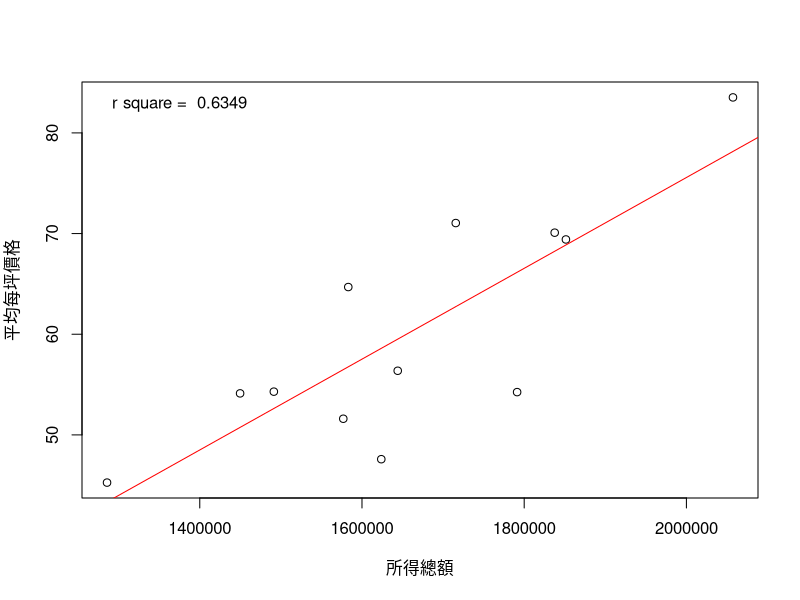
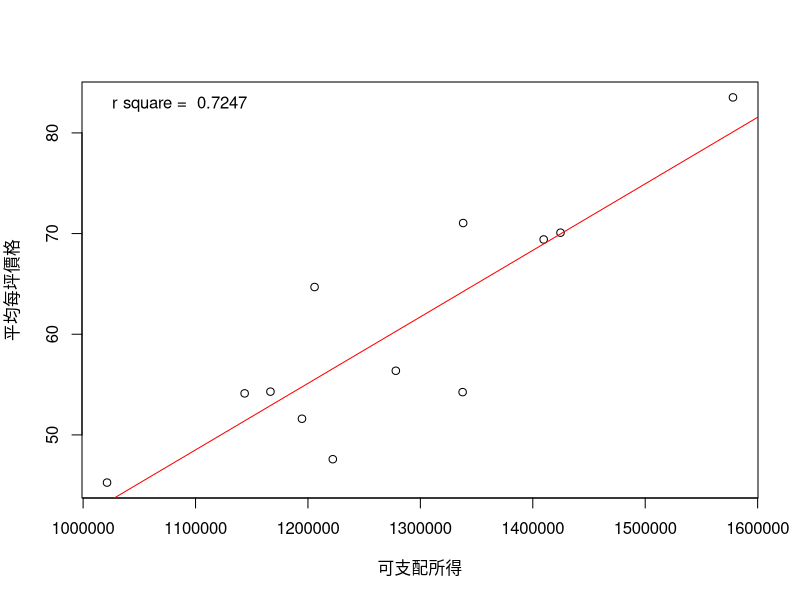
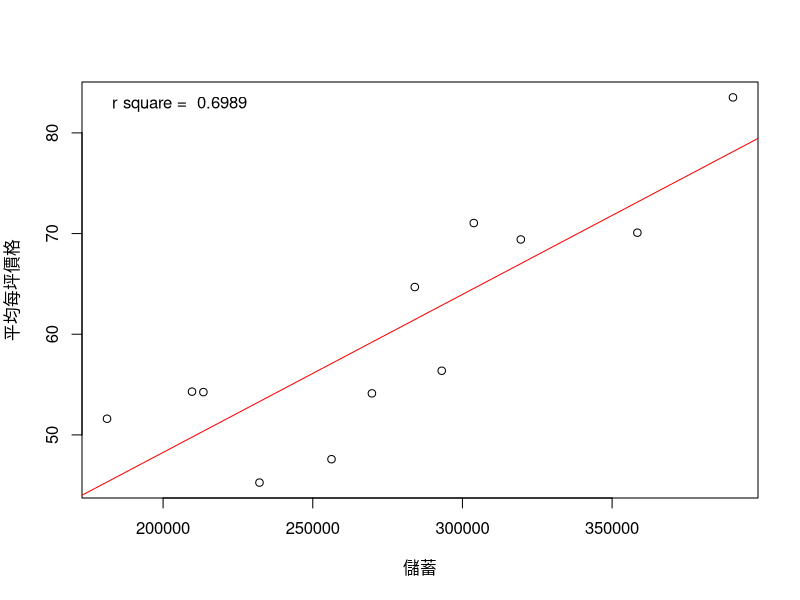

These figures' R source, in order:
rm(list = ls())

allData <- read.csv("SinyiClean.csv")
AreaList <- c("松山區","信義區","大安區","中山區","中正區","大同區","萬華區","文山區","南港區","內湖區","士林區","北投區")
AreaIndex <- data.frame(Index=1:12, Area=AreaList)

# calculate mean metPr
All12 = allData[allData$TotPr<12000,] # cut extreme values
meanPrice <- data.frame("Area"=c(1:12),"MeanMetPr"=0)
for (i in 1:nrow(meanPrice)){
  target <- All12[(All12$Area == i),]
  meanPrice$MeanMetPr[i] <- mean(target$MetPr,na.rm=TRUE)
}

# Correlation: MeanMetPr to avgConsume
aIncome <- read.csv("aIncome.csv")
FINAL <- merge(aIncome, meanPrice, by="Area")

col_title <- c("行政區","年","所得收入總計","非消費支出","消費支出","可支配所得","最終消費支出","儲蓄","所得總額","平均每坪價格")

# plot MeanMetPr to endIncome
x_lab=col_title[grep("EndIncome", colnames(FINAL))]
y_lab=col_title[grep("MeanMetPr", colnames(FINAL))]
DF <- data.frame(VAR1=FINAL$EndIncome, VAR2=FINAL$MeanMetPr)
with(DF, plot(VAR1, VAR2, xlab=x_lab, ylab=y_lab))
abline(fit <- lm(VAR2 ~ VAR1, data=DF), col='red')
legend("topleft", bty="n", legend=paste("r square = ", format(summary(fit)$adj.r.squared, digits=4)))

# plot MeanMetPr to DominIncome
x_lab=col_title[grep("DominIncome", colnames(FINAL))]
y_lab=col_title[grep("MeanMetPr", colnames(FINAL))]
DF <- data.frame(VAR1=FINAL$DominIncome, VAR2=FINAL$MeanMetPr)
with(DF, plot(VAR1, VAR2, xlab=x_lab, ylab=y_lab))
abline(fit <- lm(VAR2 ~ VAR1, data=DF), col='red')
legend("topleft", bty="n", legend=paste("r square = ", format(summary(fit)$adj.r.squared, digits=4)))

# plot MeanMetPr to Saving
x_lab=col_title[grep("Saving", colnames(FINAL))]
y_lab=col_title[grep("MeanMetPr", colnames(FINAL))]
DF <- data.frame(VAR1=FINAL$Saving, VAR2=FINAL$MeanMetPr)
with(DF, plot(VAR1, VAR2, xlab=x_lab, ylab=y_lab))
abline(fit <- lm(VAR2 ~ VAR1, data=DF), col='red')
legend("topleft", bty="n", legend=paste("r square = ", format(summary(fit)$adj.r.squared, digits=4)))
